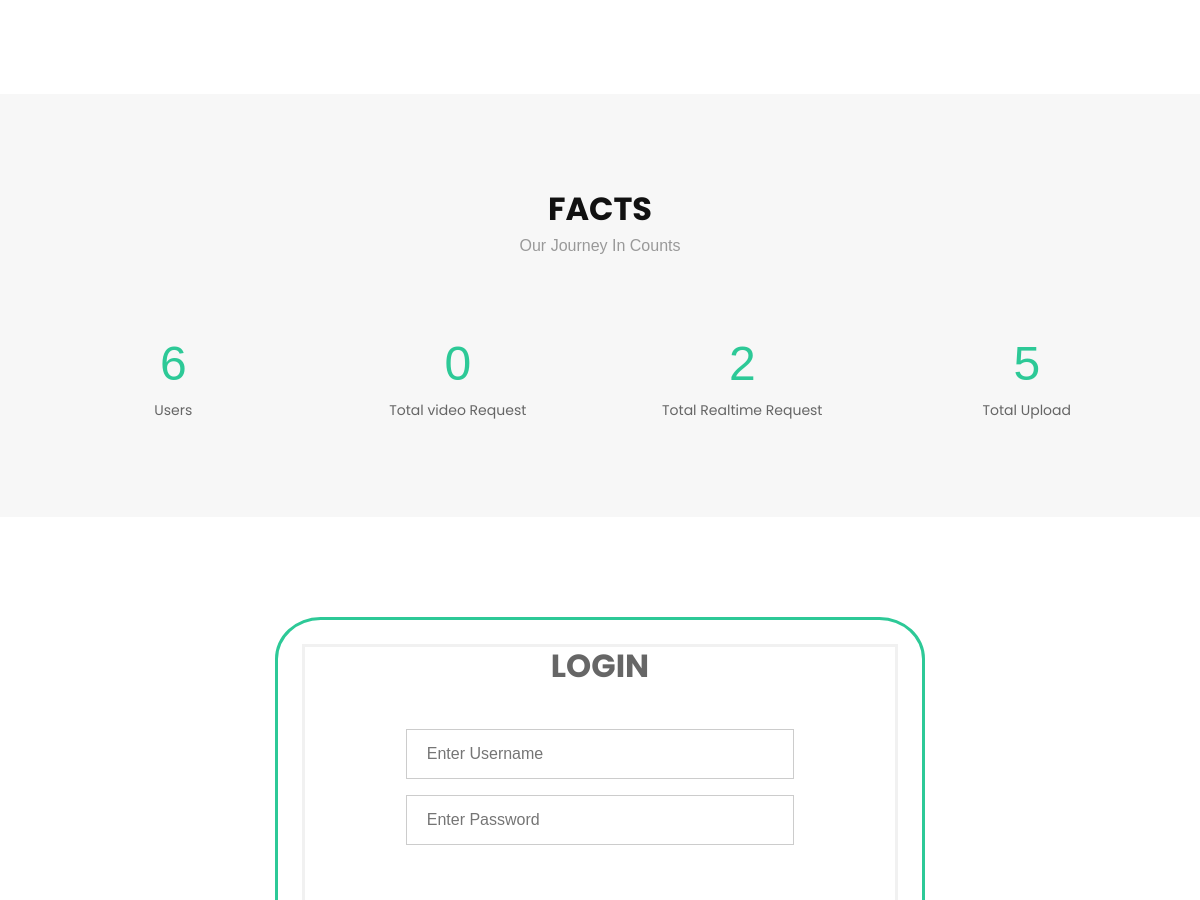
The app's page / (middle part), older data.
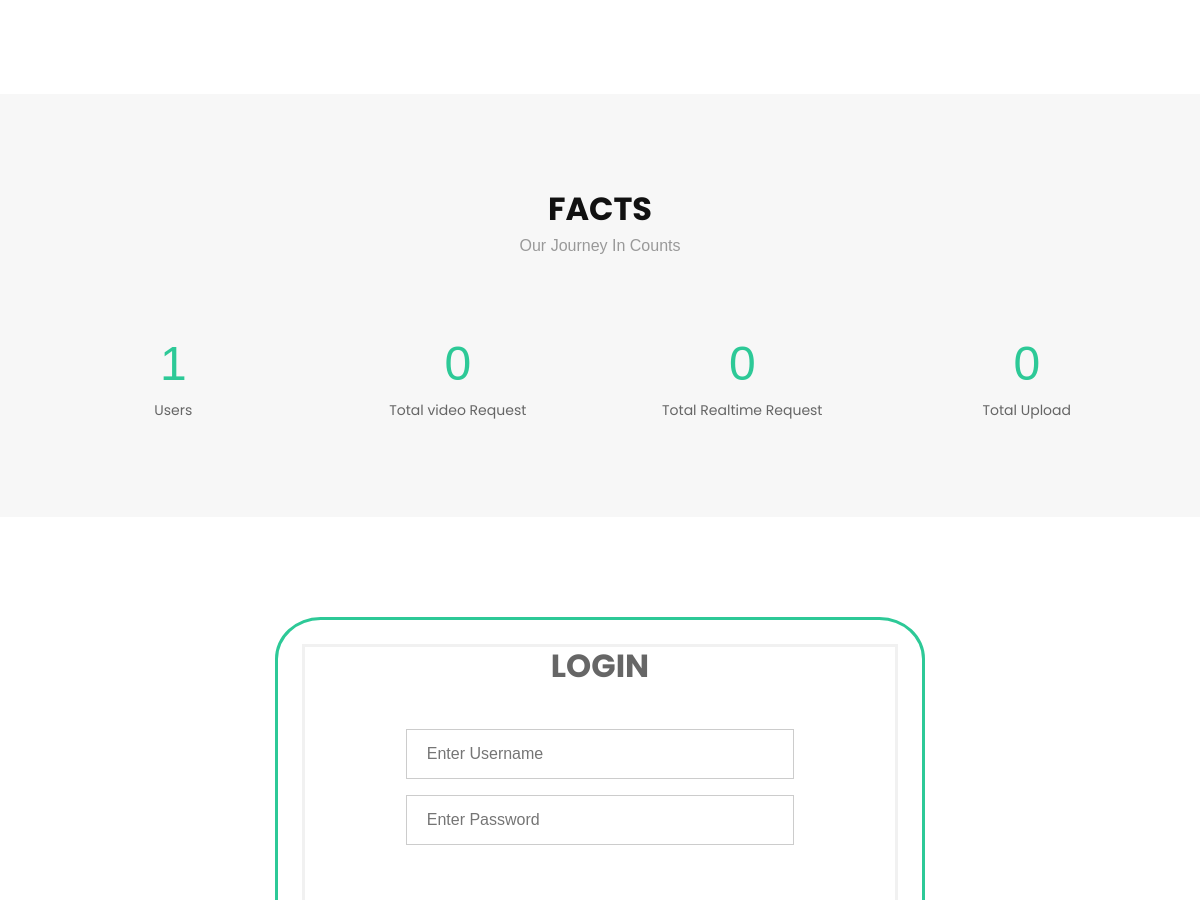
The same page, newer data.
### app.py (models this page shows, shortened)
class Count(db.Model):
    __tablename__ = 'Count'
    id = db.Column(db.Integer, primary_key=True)
    Ordinary = db.Column(db.Integer)
    Authority = db.Column(db.Integer)
    Admin = db.Column(db.Integer)
    Third_party = db.Column(db.Integer)
    Total_Real= db.Column(db.Integer)
    Total_upload = db.Column(db.Integer)
    Total_request = db.Column(db.Integer)
    Total_crowd = db.Column(db.Integer)
    Threshhold = db.Column(db.Integer)

### app.py (the view)
@app.route('/')
def index():
    value = Count.query.filter_by(id = 1).first()
    return render_template('index.html',value = value)

### templates/index.html (shortened to what this page needs)
{% extends 'base/base.html' %}
{% block body %}
    {% include 'base/content.html' %}
{% endblock %}

### templates/base/base.html (shortened to what this page needs)
<!DOCTYPE html>
<html lang="en">
<head>
  <link rel="stylesheet" href="https://stackpath.bootstrapcdn.com/bootstrap/4.4.1/css/bootstrap.min.css">
  <link href="{{ url_for('static',filename = 'lib/bootstrap/css/bootstrap.min.css')}}" rel="stylesheet">
  <link href="{{ url_for('static',filename = 'lib/font-awesome/css/font-awesome.min.css')}}" rel="stylesheet">
  <link href="{{ url_for('static',filename = 'lib/animate/animate.min.css')}}" rel="stylesheet">
  <link href="{{ url_for('static',filename = 'css/style.css')}}" rel="stylesheet">
</head>
<body>
    {% block body %} {% endblock %}
    {% include 'base/footer.html' %}

### templates/base/content.html (shortened to what this page needs)
  <main id="main">
    <section id="about">
      <div class="container">
    </section>
    <section id="facts">
      <div class="container wow fadeIn">
        <div class="section-header">
          <h3 class="section-title">Facts</h3>
          <p class="section-description">Our Journey In Counts</p>
        </div>
        <div class="row counters">
  				<div class="col-lg-3 col-6 text-center">
            <span data-toggle="counter-up">{{ value.Ordinary + value.Authority + value.Admin + value.Third_party }}</span>
            <p>Users</p>
  				</div>
          <div class="col-lg-3 col-6 text-center">
            <span data-toggle="counter-up">{{ value.Total_request }}</span>
            <p>Total video Request</p>
  				</div>
          <div class="col-lg-3 col-6 text-center">
            <span data-toggle="counter-up">{{ value.Total_Real }}</span>
            <p>Total Realtime Request</p>
          </div>
          <div class="col-lg-3 col-6 text-center">
            <span data-toggle="counter-up">{{ value.Total_upload }}</span>
            <p>Total Upload </p>
  				</div>
  			</div>
      </div>
    </section>
<div class="container-fluid" style="margin-top: 100px; margin-bottom: 100px;padding: 2%; border-style: solid;
border-color:#2dc997; border-radius: 7%; max-width: 650px;">
<form action="/login" method="POST">
  <h2 style="text-align: center;font-weight: bold;"id ="login">LOGIN </h2>
 <center>
  <div class="container">
    <form action="" id ="signin" method ="POST" onsubmit="javascript:codevalidate(); return false;">
    <div class="col-xs-12 col-sm-6 col-md-9 ">
    <input type="text" placeholder="Enter Username" name="uname" id="uname" title="It contain letters and numbers only"  required>
    <br>
    <input type="password" placeholder="Enter Password" id ="psw" name="psw"  pattern="[0-9a-zA-Z].{8,}" title="It includes  numbers , uppercase,lowercase letter, and at least 8 or more characters required (Max length:12)" required >
    <br>
    <br><br>
    <button  type="submit" id="loginbutton" style="background-color:#2dc997;" >Login</button><br>
    <br>
  </div>
</form>
  <br>
  <br>
</center> <br><br>
</form>
</div>
  </main>

### templates/base/footer.html (shortened to what this page needs)
</body>
</html>

### static/css/style.css (style rules this page uses)
body { background: #fff; color: #666666; font-family: "Open Sans", sans-serif; }
p { padding: 0; margin: 0 0 30px 0; }
h1, h2, h3, h4, h5, h6 { font-family: "Poppins", sans-serif; font-weight: 400; margin: 0 0 20px 0; padding: 0; }
.section-header .section-title { font-size: 32px; color: #111; text-transform: uppercase; text-align: center; font-weight: 700; margin-bottom: 5px; }
.section-header .section-description { text-align: center; padding-bottom: 40px; color: #999; }
#about { background: #fff; padding: 80px 0; }
#facts { background: #f7f7f7; padding: 80px 0 60px 0; }
#facts .counters span { font-size: 48px; display: block; color: #2dc997; }
#facts .counters p { padding: 0; margin: 0 0 20px 0; font-family: "Poppins", sans-serif; font-size: 14px; }
body { font-family: Arial, Helvetica, sans-serif; }
form { border: 3px solid #f1f1f1; }
input[type=text], input[type=password] { width: 100%; padding: 12px 20px; margin: 8px 0; display: inline-block; border: 1px solid #ccc; box-sizing: border-box; }
.container { padding: 16px; }

Row changes from the older to the newer data that the page shows:
changed Count: Ordinary+Authority+Admin "6" → "1"; Total_Real "2" → "0"; Total_upload "5" → "0"
